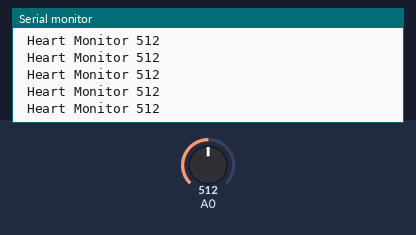
Bench run of a sketch on a simulated Arduino Uno, built with avr-gcc and run on an emulated ATmega328P. On the bench: the last lines printed to the serial monitor. The inputs (shaded band) are chosen by the test bench; at power-on: A0 = 512.

Above: at 2.7 s.
2.8 s: A0 set to 989
At 3.6 s:
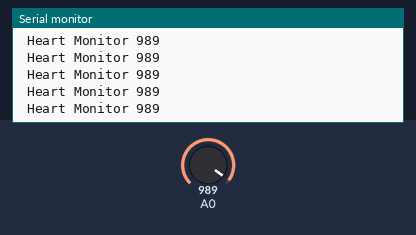
4.3 s: A0 set to 1018
At 5.2 s:
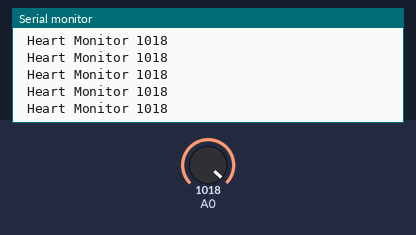
Timing chart, 0 to 7.3 s (numbered marks = the images above; inputs shaded):
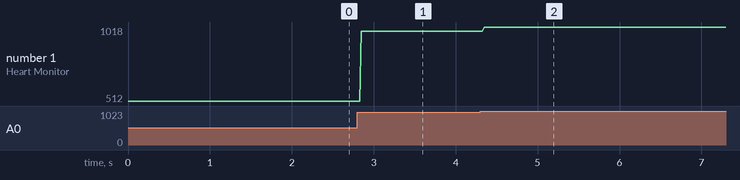

Measured:
- after the input at 2.8 s, the serial monitor: prints a new line after 0.05 s (image 1)
- after the input at 4.3 s, the serial monitor: prints a new line after 0.05 s (image 2)
- plotted number 1: 512 → 989 after the input at 2.8 s, 989 → 1018 after the input at 4.3 s

The sketch:

ky-039.ino
```cpp
double alpha=0.75;
int period=20;
static double oldValue=0;

void setup(void){
  Serial.begin(9600);
  pinMode(A0,INPUT);
}

void loop(void){

  int beat=analogRead(A0);
  double value=alpha*oldValue+(1-alpha)*beat;

  Serial.print(" Heart Monitor ");
  Serial.println(beat);
  oldValue=value;
  delay(period);
}
```
